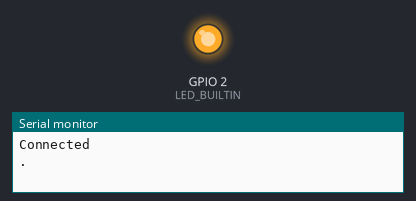
The program below on a simulated ESP32. Parts: output pins drawn as LEDs (lit = HIGH), the last lines printed to the serial monitor. WiFi joins after 1.5 s; servers stay silent unless stated.

Above: at 0.1 s.
At 1.1 s:
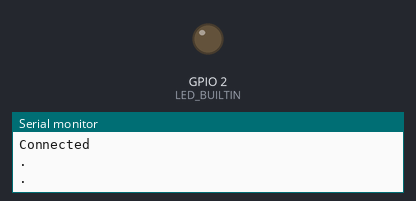
Timing chart, 0 to 2.6 s (numbered marks = the images above):
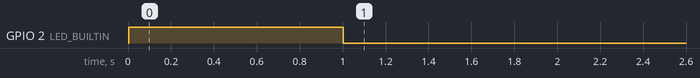

Measured:
- by itself, GPIO 2 (LED_BUILTIN): LOW → HIGH at 0.00 s, → LOW 1.0 s later

The program:

main.cpp
```cpp
#include <ArduinoJson.h>
#include <Arduino.h>
#include <WiFi.h>
#include <WebSocketsClient.h>

#define WIFI_SSID "Orange_Swiatlowod_D5A0"
#define WIFI_PASSWORD "FYPWSCW59ZAY"
#define WS_HOST ""
#define WS_PORT 443
#define WS_URL ""

#define JSON_DOC_SIZE 2048
#define MSG_SIZE 128

WebSocketsClient wsClient;

void setup() {
  Serial.begin(921600);
  pinMode(LED_BUILTIN, OUTPUT);

  WiFi.begin(WIFI_SSID, WIFI_PASSWORD);

  Serial.println("Connected");
  wsClient.beginSSL(WS_HOST, WS_PORT, WS_URL, "", "wss");
}

bool isConnected = false;

void loop() {

  if(WiFi.status() == WL_CONNECTED && isConnected){
    Serial.println("connected");
    digitalWrite(BUILTIN_LED, HIGH);
    isConnected = true;
  }

  if(WiFi.status() != WL_CONNECTED){
    Serial.println(".");
    digitalWrite(BUILTIN_LED, !digitalRead(LED_BUILTIN));
    delay(1000);
    isConnected = false;
  }

  wsClient.loop();
}
```
